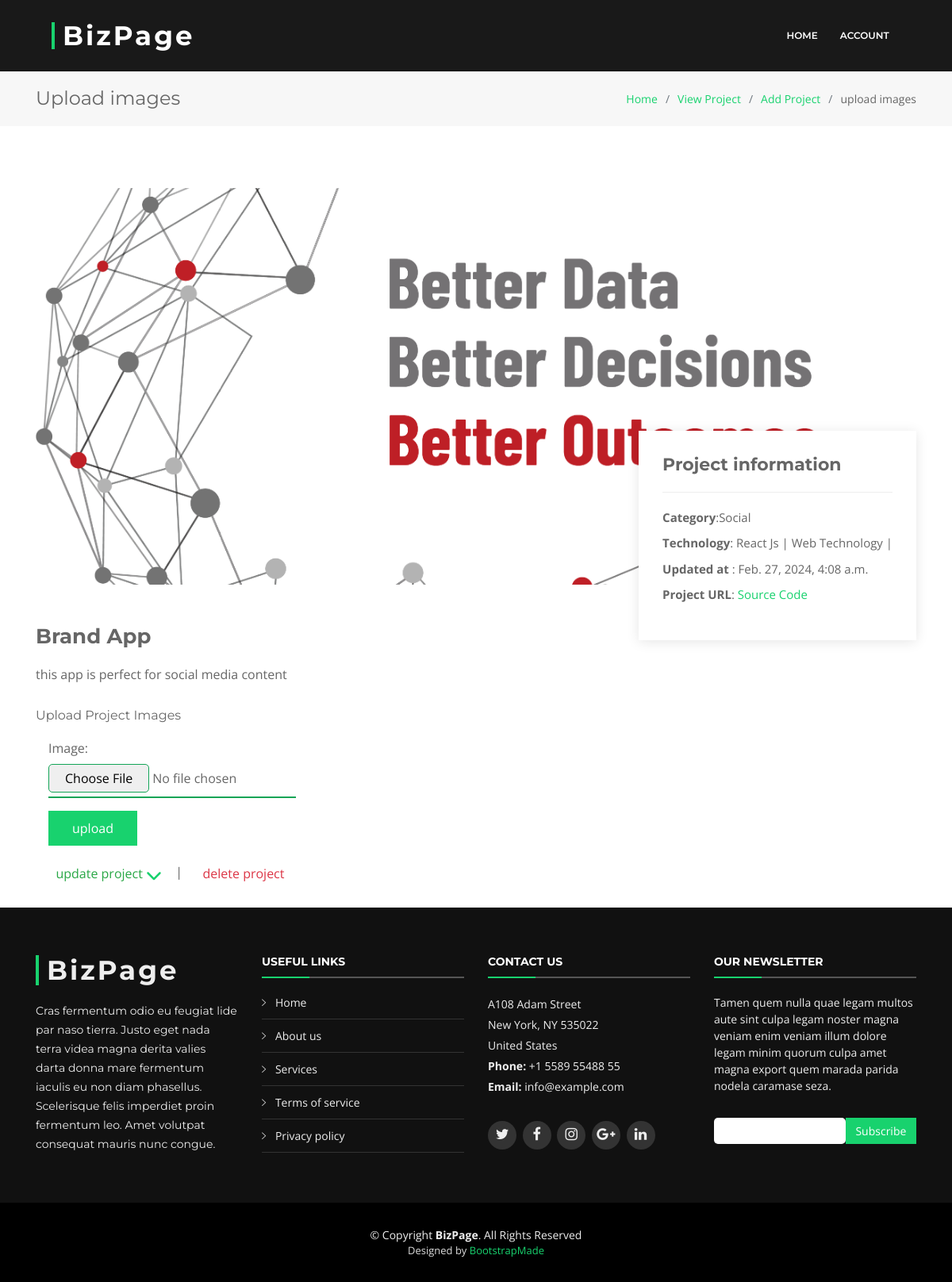
The page /upload/file/7 on the database as committed earlier.
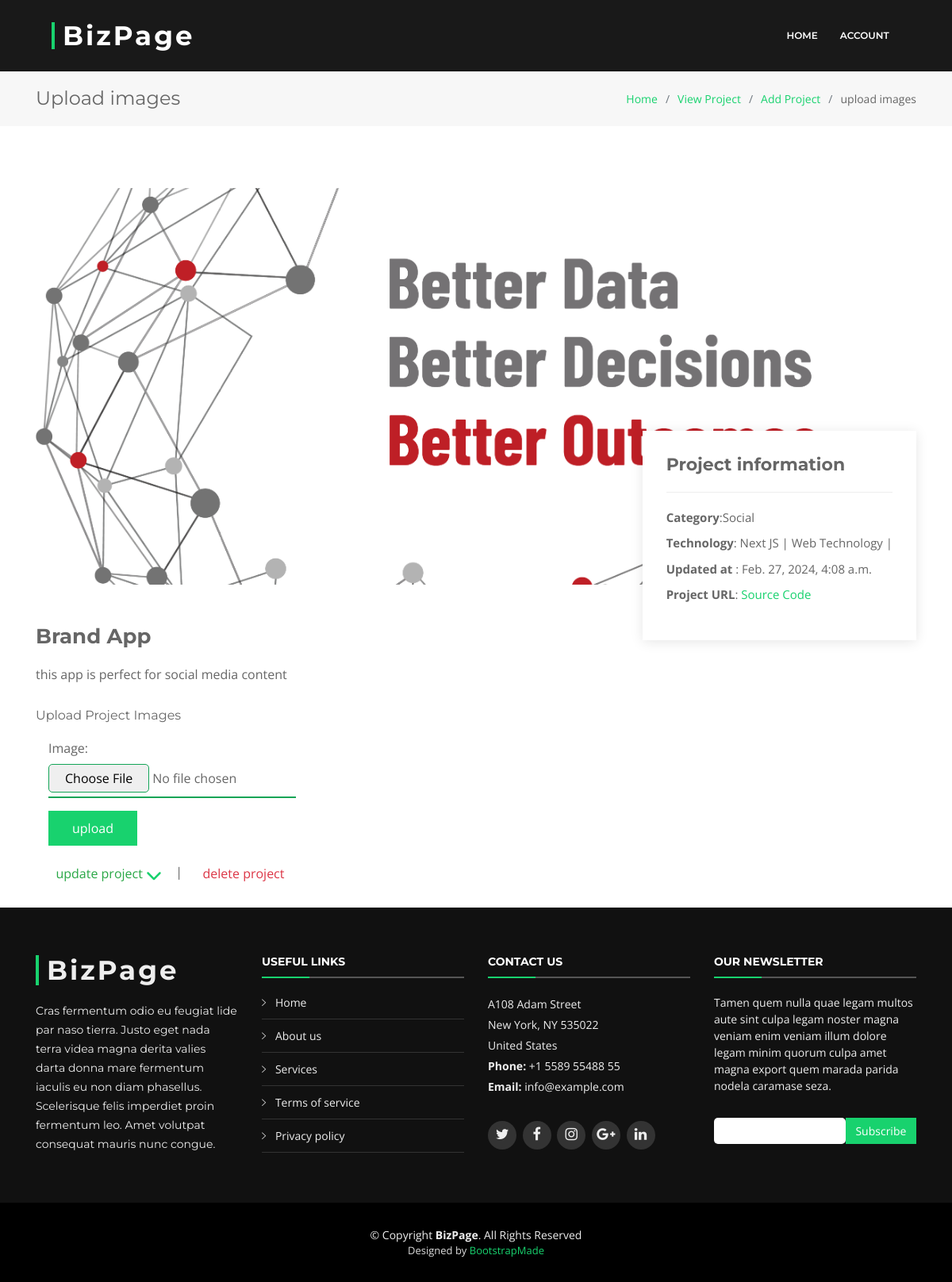
The same page on the database as committed later.
### blog/models.py (models this page shows)
class Technology(models.Model):
    name = models.CharField(max_length=100)
    type = models.CharField(max_length=100)
    def __str__(self):
        return self.name

### blog/views.py (the view, shortened to what this page needs)
# urls.py: path('upload/file/<str:pk>', views.upload_image, name='upload_image'),
def upload_image(request, pk):
    image_form = ProjectImageForm()
    project = Project.objects.get(id=pk)
    project_form = ProjectForm(instance=project)
    context={
        'image_form':image_form,
        'project':project,
        'project_form':project_form,
        }
    return render(request, 'forms/upload_image.html', context)

### blog/forms.py
class ProjectImageForm(forms.ModelForm):
    class Meta:
        model = ProjectImage
        fields = ['image']

class ProjectForm(forms.ModelForm):
    class Meta:
        model = Project
        fields = ['name','category','link','feature','technology','description']
        widgets = {
            'technology': forms.SelectMultiple(attrs={'multiple':'multiple'}),
            'feature': forms.SelectMultiple(attrs={'multiple':'multiple'}),
            'description':forms.Textarea(attrs={'rows':4})
        }

### blog/models.py (called while the page is built)
    def __str__(self):
        return self.name

### templates/forms/upload_image.html (shortened to what the changed rows need)
{% load static %}
{% include '../links/link.html' %}
{% include './sub-header.html' %}
   <section class="breadcrumbs">
    <div class="container">
      <div class="d-flex justify-content-between align-items-center">
        <h2>Upload images</h2>
      </div>
    </div>
  </section>
    <section class="portfolio-details">
        <div class="container">
            <div class="portfolio-details-container">
                <div class="portfolio-info">
                <ul>
                    <li><strong>Category</strong>:{{project.category}}</li>
                    <li><strong>Technology</strong>:
                    {% for t in project.technology.all %}
                        <span>{{t.name}}</span> |
                    {% endfor %}
                    </li>
                    <li><strong>Updated at </strong>: {{project.created_at}}</li>
                    <li><strong>Project URL</strong>: <a href="{{project.link}}">Source Code</a></li>
                </ul>
                </div>
            </div>
            <div class="portfolio-description">
                <h2>{{project.name}}</h2>
            </div>
        </div>
    </section>

Rows that differ between the two databases and show on the page:
changed Technology: name "React Js" → "Next JS"
